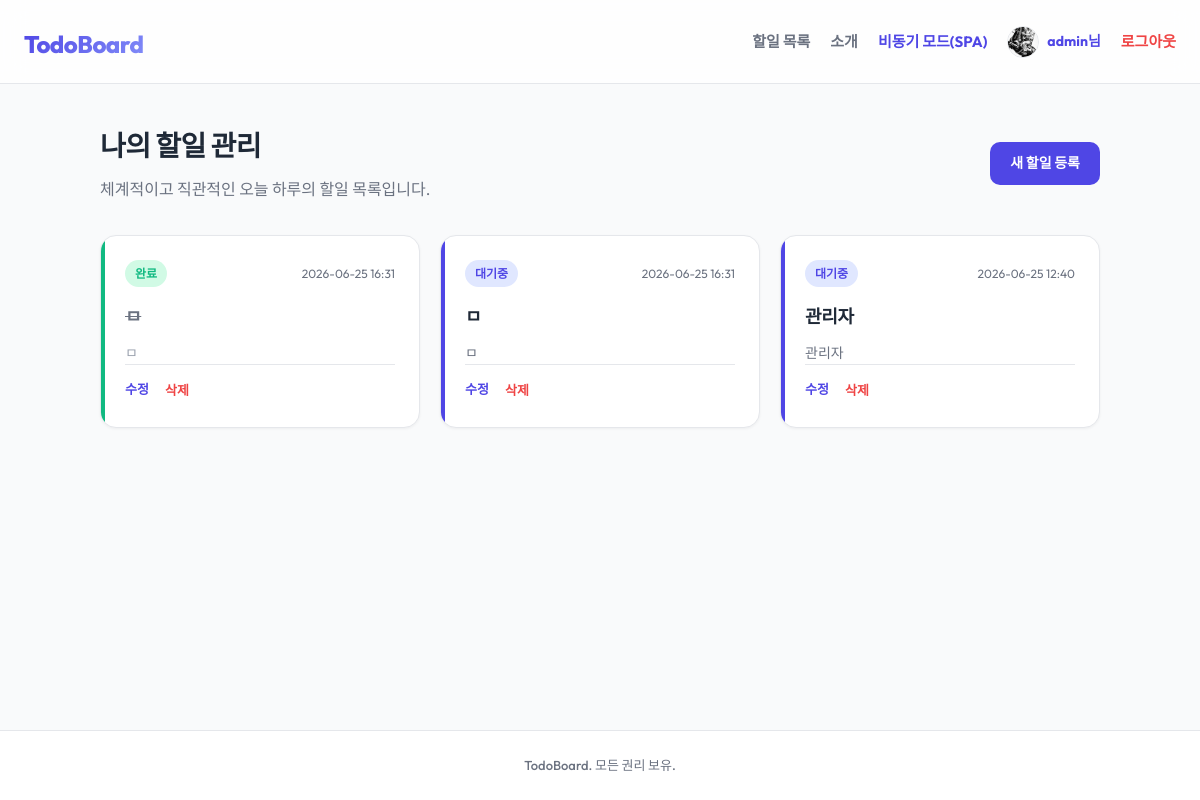
The page / (signed in) on the database its author committed.
### todos/models.py (models this page shows, shortened)
class CustomUser(AbstractUser):
    nickname = models.CharField(max_length=50, blank=True)
    avatar = models.ImageField(upload_to='avatars/', blank=True, null=True)

class Todo(models.Model):
    image = models.ImageField(upload_to='todos/images/', blank=True, null=True)
    author = models.ForeignKey(
        settings.AUTH_USER_MODEL,
        on_delete=models.CASCADE,
        related_name='todos',
        null=True,
        blank=True
    )
    title = models.CharField(max_length=200)
    content = models.TextField(blank=True)
    is_completed = models.BooleanField(default=False)
    created_at = models.DateTimeField(auto_now_add=True)
    updated_at = models.DateTimeField(auto_now=True)

### todos/views.py (the view)
# urls.py: path('', views.todo_list, name='todo_list'),
@login_required
def todo_list(request):
    todos = Todo.objects.filter(author=request.user).order_by('-created_at')
    return render(request, 'todos/todo_list.html', {'todos': todos})

### todos/context_processors.py (called while the page is built)
def global_spa_config(request):
    try:
        api_url = reverse('todos:api_todo-list')
    except Exception:
        api_url = '/api/todos/'
    return {
        'API_BASE_URL': api_url,
        'SITE_META_TITLE': 'TodoBoard Premium SPA',
    }

### todos/templates/todos/todo_list.html (shortened to what this page needs)
{% extends 'todos/base.html' %}
{% block content %}
<div class="content-header">
    <div class="header-text">
        <h2 class="section-title">나의 할일 관리</h2>
        <p class="section-desc">체계적이고 직관적인 오늘 하루의 할일 목록입니다.</p>
    </div>
    <a href="{% url 'todos:todo_create' %}" class="btn btn-primary">새 할일 등록</a>
</div>
<div class="todo-board-container">
    <div class="todo-grid">
        {% for todo in todos %}
            <div class="todo-card {% if todo.is_completed %}completed{% endif %}">
                <div class="todo-card-header">
                    <span class="status-badge">
                        {% if todo.is_completed %}완료{% else %}대기중{% endif %}
                    </span>
                    <span class="todo-date">{{ todo.created_at|date:"Y-m-d H:i" }}</span>
                </div>
                <h3 class="todo-title">{{ todo.title }}</h3>
                {% if todo.content %}
                    <p class="todo-body">{{ todo.content }}</p>
                {% endif %}
                <div class="todo-actions">
                    <a href="{% url 'todos:todo_update' todo.pk %}" class="btn-text">수정</a>
                    <form action="{% url 'todos:todo_delete' todo.pk %}" method="post" class="delete-form" onsubmit="return confirm('정말 이 할일을 삭제하시겠습니까?');">
                        <button type="submit" class="btn-text btn-delete">삭제</button>
                    </form>
                </div>
            </div>
        {% empty %}
            <div class="empty-state">
                <p>등록된 할일이 없습니다. 상단의 '새 할일 등록' 버튼을 눌러 추가해 보세요.</p>
            </div>
        {% endfor %}
    </div>
</div>
{% endblock %}

### todos/templates/todos/base.html (shortened to what this page needs)
{% load static %}
<!DOCTYPE html>
<html lang="ko">
<head>
    <link rel="stylesheet" href="{% static 'todos/css/style.css' %}">
</head>
<body>
<header class="app-header">
    <div class="header-container">
        <h1 class="logo"><a href="{% url 'todos:todo_list' %}">TodoBoard</a></h1>
        <nav class="nav-links" style="display: flex; align-items: center; gap: 20px;">
            <a href="{% url 'todos:todo_list' %}" class="nav-item">할일 목록</a>
            <a href="{% url 'todos:about' %}" class="nav-item">소개</a>
            {% if user.is_authenticated %}
                <a href="{% url 'todos:spa_index' %}" class="nav-item" style="color: var(--primary-color); font-weight: 700;">비동기 모드(SPA)</a>
                <span class="user-avatar-wrapper" style="display: flex; align-items: center; gap: 8px;">
                    {% if user.avatar %}
                        <img src="{{ user.avatar.url }}" alt="avatar" style="width: 32px; height: 32px; border-radius: 50%; object-fit: cover; border: 1px solid var(--border-color);">
                    {% endif %}
                    <span class="user-greeting" style="font-weight: 700; color: var(--primary-color); font-size: 14px;">{{ user.nickname|default:user.username }}님</span>
                </span>
                <a href="{% url 'todos:logout' %}" class="nav-item" style="color: #ef4444;">로그아웃</a>
            {% else %}
                <a href="{% url 'todos:login' %}" class="nav-item">로그인</a>
                <a href="{% url 'todos:signup' %}" class="nav-item">회원가입</a>
            {% endif %}
        </nav>
    </div>
</header>
    <main class="app-main">
        <div class="main-container">
            {% block content %}
            {% endblock %}
        </div>
    </main>
    <footer class="app-footer">
        <div class="footer-container">
            <p>TodoBoard. 모든 권리 보유.</p>
        </div>
    </footer>
</body>
</html>

### rows shown on the page
CustomUser: avatar (picture), nickname "admin"
Todo: is_completed "완료", created_at "2026-06-25 16:31", title "ㅁ", content "ㅁ"
Todo: is_completed "대기중", created_at "2026-06-25 16:31", title "ㅁ", content "ㅁ"
Todo: is_completed "대기중", created_at "2026-06-25 12:40", title "관리자", content "관리자"
